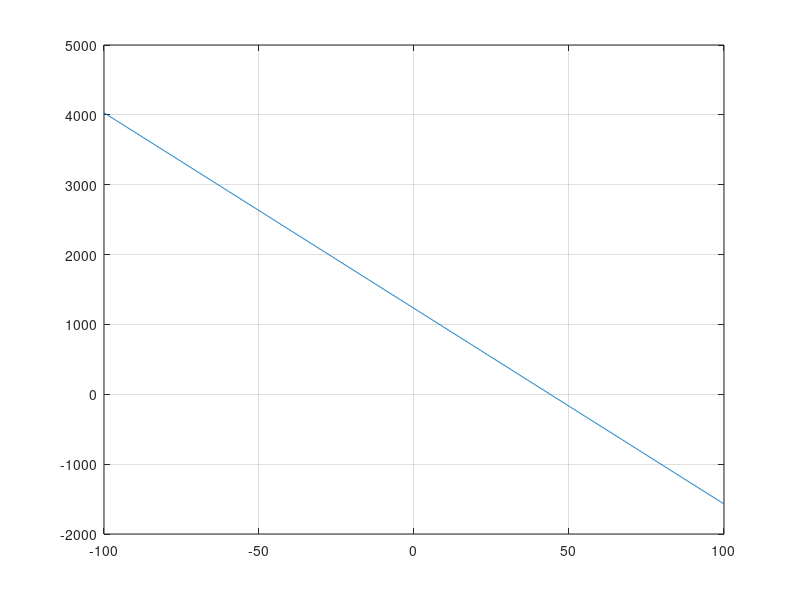

This chart was generated by the following MATLAB code: (Note: this script raises an error after producing the figure.)
clf
clearvars
func = @(x,A,B,C,D,E) D.*(x-E).^2+A.*(x-B)+C;
iter_sum = 0;
r_sum = 0;

    clf 
    a = randi([-100 100],1);
    b = randi([-100 100],1);
    c = randi([-100 100],1);
    d = 0;%randi([-100 100],1);
    e = randi([-100 100],1);
    
    x_test = linspace(-100,100,1000);
    y_test = func(x_test,a,b,c,d,e);
    plot(x_test,y_test);
    grid on

    ga = a + 1*randn(1);
    gb = b + 1*randn(1);
    gc = c + 1*randn(1);
    gd = a + 1*randn(1);
    ge = b + 1*randn(1);
    
    y_test = y_test + (5.*10.^((log10(abs(d))))).*((randn([1,1000])));
    tic
    [A,B,C,D,E,iter,residual] = fit_algorithm(ga,gb,gc,gd,ge,x_test,y_test)
    toc
    
function [fitA, fitB, fitC,fitD,fitE,iter,residual] = fit_algorithm(ga,gb,gc,gd,ge,x0,y0)
    func = @(x,A,B,C,D,E) D.*(x-E).^2+A.*(x-B)+C;
    y_fit = func(x0,ga,gb,gc,gd,ge);
    residual = sum((abs(y_fit - y0).^2));
    tolerance = 1e-2;
    dV = 10;
    A = ga;
    B = gb; 
    C = gc;
    D = gd;
    E = ge;
    iter = 0;
    r_track = 10;
    r_hold = residual;
    while((r_track > tolerance) && (iter < 100000) && (dV > 1e-4))
        r1 = sum((abs(func(x0,A-dV,B,C,D,E)-y0).^2));
        r2 = sum((abs(func(x0,A+dV,B,C,D,E)-y0).^2));
        r3 = sum((abs(func(x0,A,B-dV,C,D,E)-y0).^2));
        r4 = sum((abs(func(x0,A,B+dV,C,D,E)-y0).^2));
        r5 = sum((abs(func(x0,A,B,C-dV,D,E)-y0).^2));
        r6 = sum((abs(func(x0,A,B,C+dV,D,E)-y0).^2));
        r7 = sum((abs(func(x0,A,B,C,D-dV,E)-y0).^2));
        r8 = sum((abs(func(x0,A,B,C,D+dV,E)-y0).^2));
        r9 = sum((abs(func(x0,A,B,C,D,E-dV)-y0).^2));
        r10 = sum((abs(func(x0,A,B,C,D,E+dV)-y0).^2));
        [R,I] = min([r1;r2;r3;r4;r5;r6;r7;r8;r9;r10]);
        
        if R > residual
            dV = dV/1.5;
        else
            residual = R;
            switch I
                case 1
                    A = A-dV;
                case 2
                    A = A+dV;
                case 3
                    B = B-dV;
                case 4
                    B = B+dV;
                case 5
                    C = C-dV;
                case 6
                    C = C+dV;
                case 7
                    D = D-dV;
                case 8
                    D = D+dV;
                case 9
                    E = E-dV;
                case 10
                    E = E+dV;
            end
           clf
            plot(x0,y0,'.','MarkerSize',3)
            hold on
            plot(x0,func(x0,A,B,C,D,E),'--')
            grid on
            drawnow
            iter = iter + 1;
            r_track = r_hold - residual;
            r_hold = residual;
        end
    end
    fitA = A;
    fitB = B; 
    fitC = C;
    fitD = D;
    fitE = E;
    plot(x0,y0,'.','MarkerSize',3)
    hold on
    plot(x0,func(x0,A,B,C,D,E),'--R')
    grid on
end
